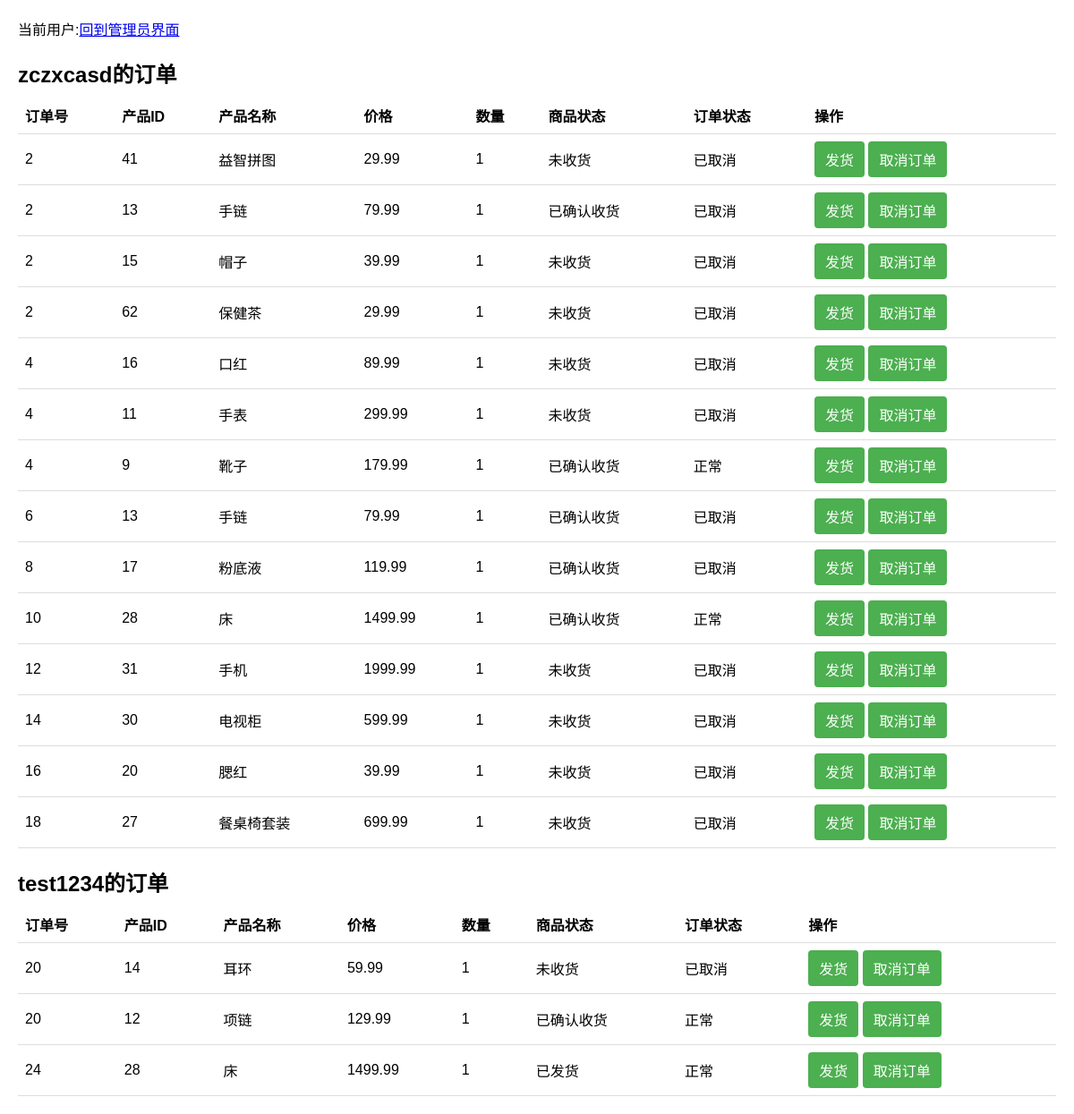
The app's page /rootdetails.php with its own data.
### tables this page shows
CREATE TABLE `users`  (
  `id` int(11) NOT NULL AUTO_INCREMENT,
  `username` varchar(255) NOT NULL,
  `password` varchar(255) NOT NULL,
  `created_at` timestamp NOT NULL DEFAULT CURRENT_TIMESTAMP,
  `updated_at` timestamp NOT NULL DEFAULT CURRENT_TIMESTAMP ON UPDATE CURRENT_TIMESTAMP,
  PRIMARY KEY (`id`) USING BTREE
);

CREATE TABLE `order_details`  (
  `id` int(11) NOT NULL AUTO_INCREMENT,
  `order_id` int(11) NULL DEFAULT NULL,
  `product_id` int(11) NULL DEFAULT NULL,
  `product_name` varchar(255) NULL DEFAULT NULL,
  `price` varchar(255) NULL DEFAULT NULL,
  `quantity` int(11) NULL DEFAULT NULL,
  `Cancelled` int(11) NULL DEFAULT 0,
  `Checked` int(11) NULL DEFAULT 0,
  PRIMARY KEY (`id`) USING BTREE,
  INDEX `order_id`(`order_id`) USING BTREE
);

CREATE TABLE `orders`  (
  `id` int(11) NOT NULL AUTO_INCREMENT,
  `username` varchar(50) NOT NULL,
  `order_date` datetime NULL DEFAULT CURRENT_TIMESTAMP,
  `order_id` int(11) NULL DEFAULT NULL,
  PRIMARY KEY (`id`) USING BTREE,
  INDEX `username`(`username`) USING BTREE
);

### rootdetails.php (the view, shortened to what this page needs)
<!DOCTYPE html>
<html>
<head>
</head>
<body>
<?php
require 'link.php';
$root = $_SESSION['username'];
echo '当前用户:'.$root;
echo '<a href="root.php">回到管理员界面</a>';
$usersQuery = "SELECT username FROM users";
$usersResult = mysqli_query($conn, $usersQuery);
if (mysqli_num_rows($usersResult) > 0) {
    while ($userRow = mysqli_fetch_assoc($usersResult)) {
        $username = $userRow['username'];
        $ordersQuery = "SELECT order_id FROM orders WHERE username = '$username' AND order_id IS NOT NULL";
        $ordersResult = mysqli_query($conn, $ordersQuery);
        if (mysqli_num_rows($ordersResult) > 0) {
            echo "<h2>" . $username . "的订单</h2>";
            echo "<table>";
            echo "<tr><th>订单号</th><th>产品ID</th><th>产品名称</th><th>价格</th><th>数量</th><th>商品状态</th><th>订单状态</th><th>操作</th></tr>";
            while ($orderRow = mysqli_fetch_assoc($ordersResult)) {
                $orderID = $orderRow['order_id'];
                $detailsQuery = "SELECT * FROM order_details WHERE order_id = '$orderID'";
                $detailsResult = mysqli_query($conn, $detailsQuery);
                while ($detailsRow = mysqli_fetch_assoc($detailsResult)) {
                    $productStatus = "";
                    if ($detailsRow['Checked'] == 0) {
                        $productStatus = "未收货";
                    } elseif ($detailsRow['Checked'] == 1) {
                        $productStatus = "已确认收货";
                    } elseif ($detailsRow['Checked'] == 2) {
                        $productStatus = "已发货";
                    }
                    $orderStatus = "";
                    if ($detailsRow['Cancelled'] == 0) {
                        $orderStatus = "正常";
                    } elseif ($detailsRow['Cancelled'] == 1) {
                        $orderStatus = "已取消";
                    }
                    echo "<tr>";
                    echo "<td>" .$orderID . "</td>";
                    echo "<td>" . $detailsRow['product_id'] . "</td>";
                    echo "<td>" . $detailsRow['product_name'] . "</td>";
                    echo "<td>" . $detailsRow['price'] . "</td>";
                    echo "<td>" . $detailsRow['quantity'] . "</td>";
                    echo "<td>" . $productStatus . "</td>";
                    echo "<td>" . $orderStatus . "</td>";
                    echo "<td>";
                    echo "<a href='confirm.php?order_id=" . $orderID . "&product_id=" . $detailsRow['product_id'] . "' class='button'>发货</a> ";
                    echo "<a href='cancel_order.php?order_id=" . $orderID . "&product_id=" . $detailsRow['product_id'] . "' class='button'>取消订单</a>";
                    echo "</td>";
                    echo "</tr>";
                }
            }
            echo "</table>";
        } else {
        }
    }
} else {
    echo "<p>没有找到用户数据。</p>";
}
?>
</body>
</html>

### rootdetails.php (style rules this page uses)
body { font-family: Arial, sans-serif; margin: 20px; }
h2 { margin-bottom: 10px; }
table { width: 100%; border-collapse: collapse; }
th, td { padding: 8px; text-align: left; border-bottom: 1px solid #ddd; }
a.button { display: inline-block; padding: 8px 12px; background-color: #4CAF50; color: #fff; text-decoration: none; border-radius: 4px; transition: background-color 0.3s; }

### records on screen
users: username "zczxcasd"
order_details: order.order_id "2", product "41", product_name "益智拼图", price "29.99", quantity "1", Checked "未收货", Cancelled "已取消"
order_details: order.order_id "2", product "13", product_name "手链", price "79.99", quantity "1", Checked "已确认收货", Cancelled "已取消"
order_details: order.order_id "2", product "15", product_name "帽子", price "39.99", quantity "1", Checked "未收货", Cancelled "已取消"
order_details: order.order_id "2", product "62", product_name "保健茶", price "29.99", quantity "1", Checked "未收货", Cancelled "已取消"
order_details: order.order_id "4", product "16", product_name "口红", price "89.99", quantity "1", Checked "未收货", Cancelled "已取消"
order_details: order.order_id "4", product "11", product_name "手表", price "299.99", quantity "1", Checked "未收货", Cancelled "已取消"
order_details: order.order_id "4", product "9", product_name "靴子", price "179.99", quantity "1", Checked "已确认收货", Cancelled "正常"
order_details: order.order_id "6", product "13", product_name "手链", price "79.99", quantity "1", Checked "已确认收货", Cancelled "已取消"
order_details: order.order_id "8", product "17", product_name "粉底液", price "119.99", quantity "1", Checked "已确认收货", Cancelled "已取消"
order_details: order.order_id "10", product "28", product_name "床", price "1499.99", quantity "1", Checked "已确认收货", Cancelled "正常"
order_details: order.order_id "12", product "31", product_name "手机", price "1999.99", quantity "1", Checked "未收货", Cancelled "已取消"
order_details: order.order_id "14", product "30", product_name "电视柜", price "599.99", quantity "1", Checked "未收货", Cancelled "已取消"
order_details: order.order_id "16", product "20", product_name "腮红", price "39.99", quantity "1", Checked "未收货", Cancelled "已取消"
order_details: order.order_id "18", product "27", product_name "餐桌椅套装", price "699.99", quantity "1", Checked "未收货", Cancelled "已取消"
users: username "test1234"
order_details: order.order_id "20", product "14", product_name "耳环", price "59.99", quantity "1", Checked "未收货", Cancelled "已取消"
order_details: order.order_id "20", product "12", product_name "项链", price "129.99", quantity "1", Checked "已确认收货", Cancelled "正常"
order_details: order.order_id "24", product "28", product_name "床", price "1499.99", quantity "1", Checked "已发货", Cancelled "正常"
